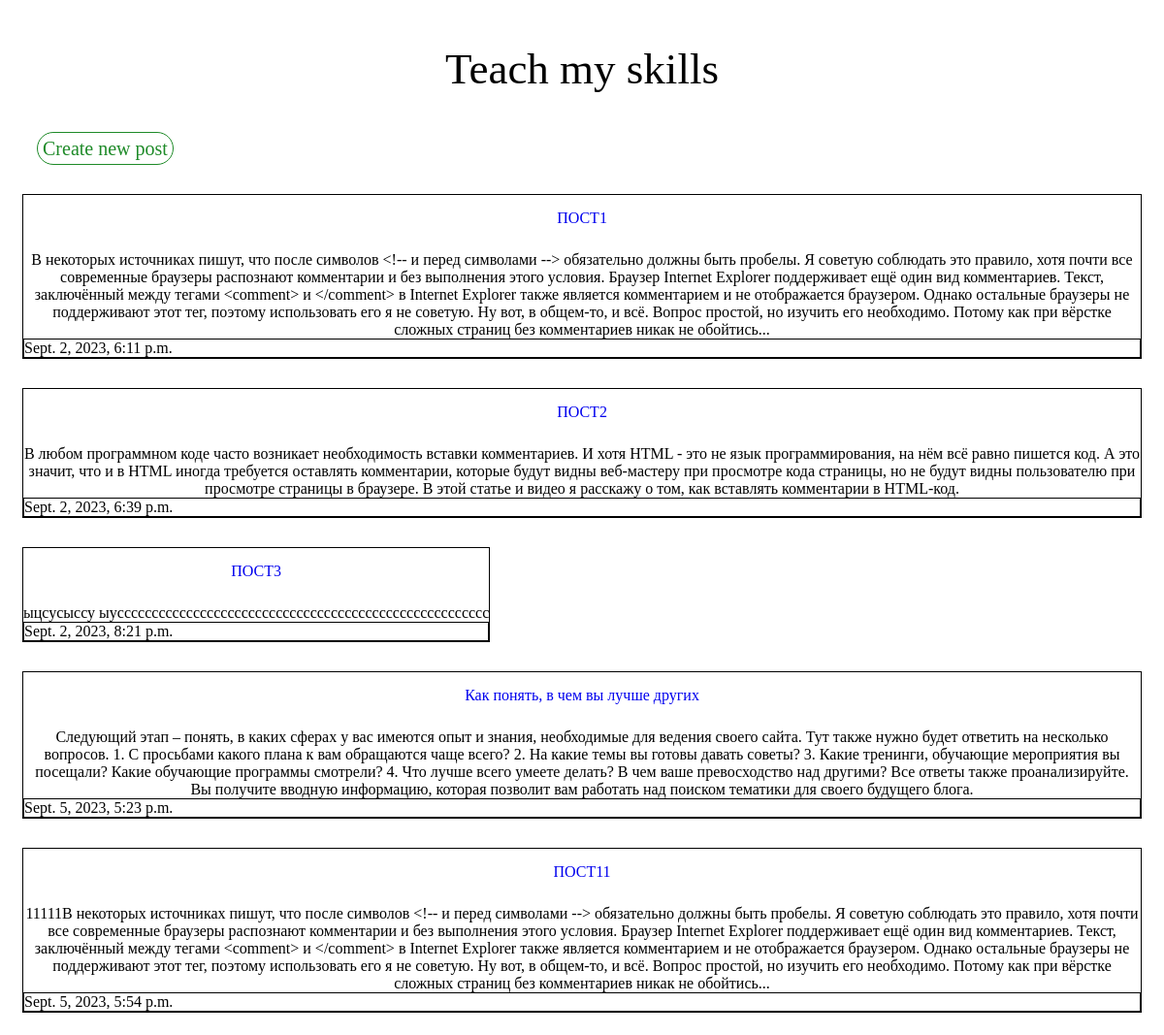
The app's page /, older data.
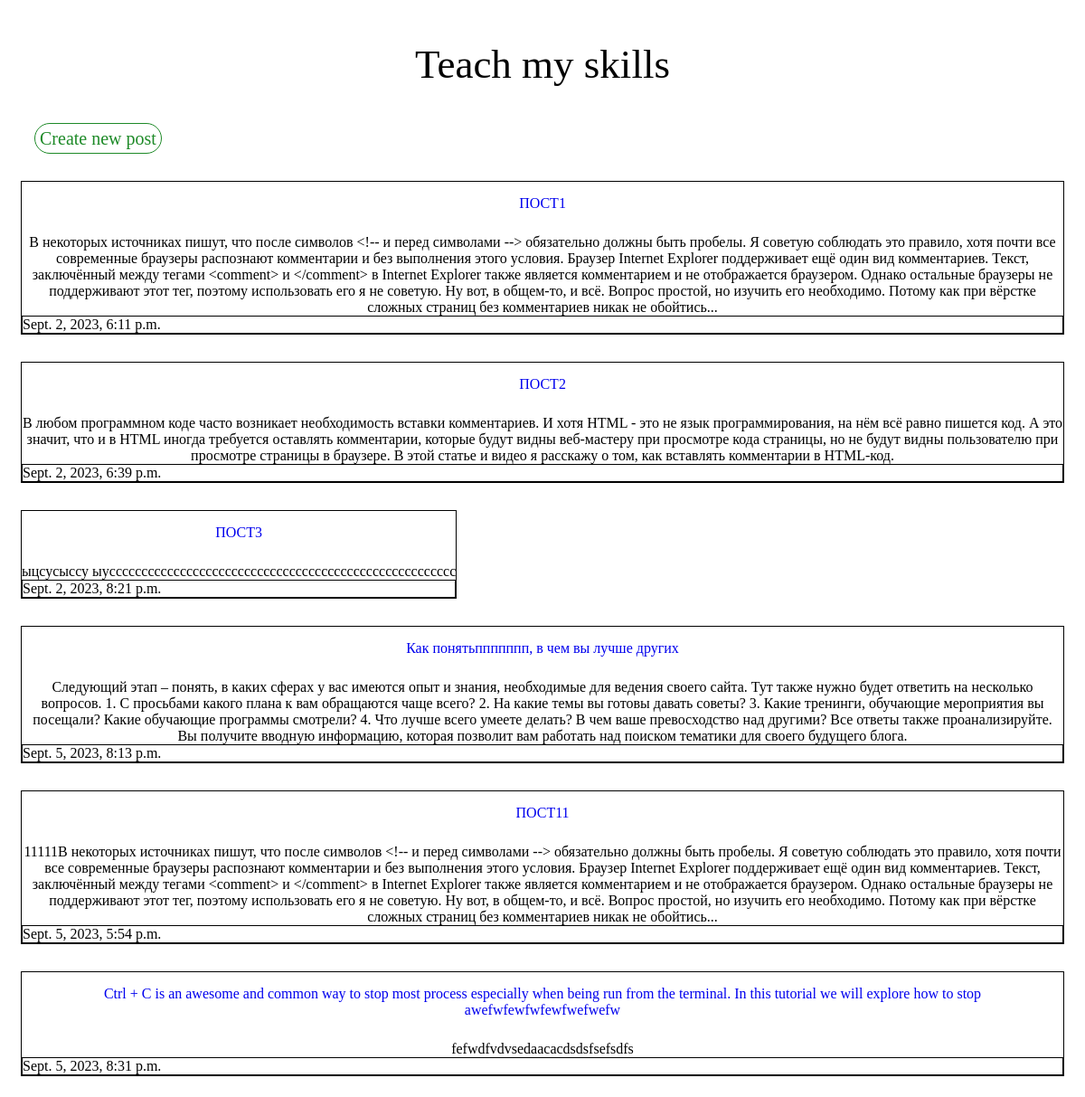
The same page, newer data.
### blog/models.py (models this page shows)
class Post(models.Model):
    title = models.CharField(max_length=100, verbose_name='Тема')
    text = models.TextField(verbose_name='Текст')
    created_date = models.DateTimeField(verbose_name='Дата создания', auto_now_add=True)
    publish_date = models.DateTimeField(verbose_name='Дата публикации', auto_now_add=True)
    def __str__(self):
        return f'{self.title}'

### blog/views.py (the view)
# urls.py: path('', post_list, name='post_list'),
def post_list(request):
    posts = Post.objects.all()
    context = {'items': posts}
    return render(request, 'blog/post_list.html', context)

### blog/templates/blog/post_list.html (shortened to what this page needs)
<!DOCTYPE html>
<html lang="en">
<head>
</head>
<body>
    <div style="text-align: center">
        <p style="font-size: 45px"> Teach my skills </p>
    </div>
    <div style="margin-left: 30px; margin-bottom: 20px  ">
        <a style="font-size: 20px; color: #1e8a28; border: 1px solid; border-radius: 25px; padding: 5px " href="{% url 'post_new' %}">
            Create new post </a>
    </div>
        {% for post in items %}
    <div style="margin: 15px; display: inline-block">
        <div style="border: 1px solid">
            <div style="margin: 15px; text-align: center" >
               <a href="{% url 'post_detail' post_pk=post.pk %}"> {{ post.title }} </a>
            </div>
            <div style="margin-top: 25px; text-align: center" >
                {{ post.text }}
              </div>
            <div style="border: 1px solid">{{ post.created_date }}</div>
        </div>
    </div>
        {% endfor %}
</body>
</html>

Row changes from the older to the newer data that the page shows:
changed Post: title "Как понять, в чем вы лучше других" → "Как понятьппппппп, в чем вы лучше других"; created_date "Sept. 5, 2023, 5:23 p.m." → "Sept. 5, 2023, 8:13 p.m."
added Post: title "Ctrl + C is an awesome and common way to stop most process especially when being run from the terminal. In this tutorial we will explore how to stop awefwfewfwfewfwefwefw", text "fefwdfvdvsedaacacdsdsfsefsdfs", created_date "Sept. 5, 2023, 8:31 p.m."
